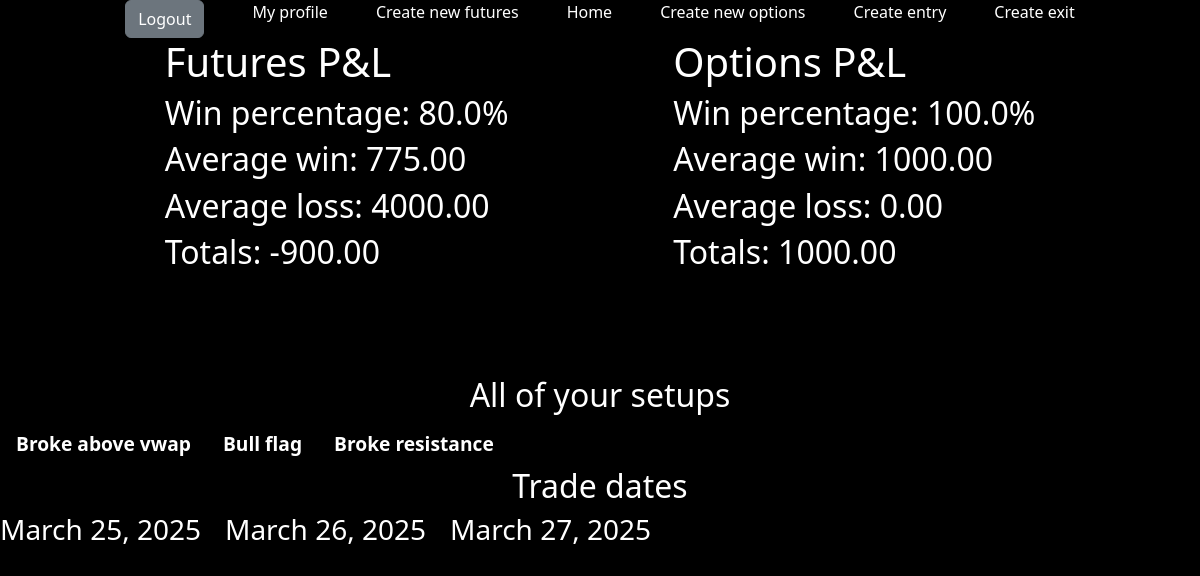
/profile/ (signed in), run on the app's committed database.
### main/models.py (models this page shows, shortened)
class Enter_Trade(models.Model):
    user = models.ForeignKey(User, on_delete=models.CASCADE)
    reason = models.CharField(max_length=255)
    profit = models.DecimalField(max_digits=10, decimal_places=2, default= 0.00)

### main/views.py (the view)
# urls.py: path('profile/', views.profile, name='profile'),
def profile(request):
    user = request.user
    unique_dates = Trade.objects.values_list('date', flat=True).distinct().order_by('date')
    strategies = Enter_Trade.objects.filter(user = user)
    entry_reasons_profit = {strat: strat.profit for strat in strategies}
    futures_trades = user.trade_set.all()
    futures_wins = 0
    futures_total_win = Decimal(0.00)
    futures_losses = 0
    futures_total_loss = Decimal(0.00)
    for trade in futures_trades:
        if trade.profit:
            futures_wins += 1
            futures_total_win += trade.p_and_l
        else:
            futures_losses += 1
            futures_total_loss += trade.p_and_l
    futures_p_and_l = futures_total_win - futures_total_loss
    futures_percentage = (futures_wins / len(futures_trades)) * 100
    average_futures_win = futures_total_win / futures_wins if futures_wins > 0 else Decimal("0.00")
    average_futures_loss = futures_total_loss / futures_losses if futures_losses > 0 else Decimal("0.00")
    options_wins = 0
    options_losses = 0
    options_total_win = Decimal(0.00)
    options_total_loss = Decimal(0.00)
    options_trades = OptionsTrade.objects.filter(user = user)
    for trade in options_trades:
        if trade.profit:
            options_wins += 1
            options_total_win += trade.p_and_l
        else:
            options_losses += 1
            options_total_loss += trade.p_and_l
    options_p_and_l = options_total_win - options_total_loss
    options_percentage = (options_wins / len(options_trades)) * 100
    average_options_win = options_total_win / options_wins if options_wins > 0 else Decimal("0.00")
    average_options_loss = options_total_loss / options_losses if options_losses > 0 else Decimal("0.00")
    context = {
        "strategies": strategies,
        "unique_dates": unique_dates,
        "Trade": Trade,
        "futures_trades": futures_trades,
        "entry_reasons_profit": entry_reasons_profit,
        "futures_percentage": futures_percentage,
        "average_futures_win": average_futures_win,
        "average_futures_loss": average_futures_loss,
        "futures_p_and_l": futures_p_and_l,
        "options_p_and_l": options_p_and_l,
        "options_percentage": options_percentage,
        "average_options_win": average_options_win,
        "average_options_loss": average_options_loss
    }
    return render(request, 'main/profile.html', context)

### main/templates/main/profile.html
{% extends 'main/base.html' %}
{% load custom_filters %}
{% block content %}
<div>
    <div class="d-flex justify-content-evenly mb-6">
        <div>
            <h1>Futures P&L</h1>
            <h2>Win percentage: {{futures_percentage}}%</h2>
            <h2>Average win: {{average_futures_win}}</h2>
            <h2>Average loss: {{average_futures_loss}}</h2>
            <h2>Totals: {{futures_p_and_l}}</h2>
        </div>
        <div>
            <h1>Options P&L</h1>
            <h2>Win percentage: {{options_percentage}}%</h2>
            <h2>Average win: {{average_options_win}}</h2>
            <h2>Average loss: {{average_options_loss}}</h2>
            <h2>Totals: {{options_p_and_l}}</h2>
        </div>
    </div>
    <div class="text-center">
        <h2>All of your setups</h2>
        <ul class="d-flex flex-row flex-wrap list-group">
            {% for strategy in strategies %}
                <li class="list-group-item bg-black" style="font-weight: bolder; font-size: larger;"><a href="/setups/{{strategy.reason}}">{{ strategy.reason }}</a></li>
            {% endfor %}
        </ul>
    </div>
</div>
<h2 class="text-center">Trade dates</h2>
<div class="d-flex flex-row flex-wrap gap-4">
    {% for date in unique_dates %}
        <a href="/{{ date|date:'Y-m-d' }}"><h3>{{ date }}</h3></a>
    {% endfor %}
</div>
{% endblock content %}

### static/css/styles.css (style rules this page uses)
#body { background-color: black; }
h1, h2, h3, h4, h5, p, span, li, a, label { color: white; text-decoration: none; border: none !important; }
.mb-6 { margin-bottom: 6em; }
ul, li { list-style: none; }

### data on the page
Enter_Trade: reason "Broke above vwap"
Enter_Trade: reason "Bull flag"
Enter_Trade: reason "Broke resistance"

### other printed values
{{ futures_percentage }} "80.0"
{{ average_futures_win }} "775.00"
{{ average_futures_loss }} "4000.00"
{{ futures_p_and_l }} "-900.00"
{{ options_percentage }} "100.0"
{{ average_options_win }} "1000.00"
{{ average_options_loss }} "0.00"
{{ options_p_and_l }} "1000.00"
{{ date }} "March 25, 2025" "March 26, 2025" "March 27, 2025"
